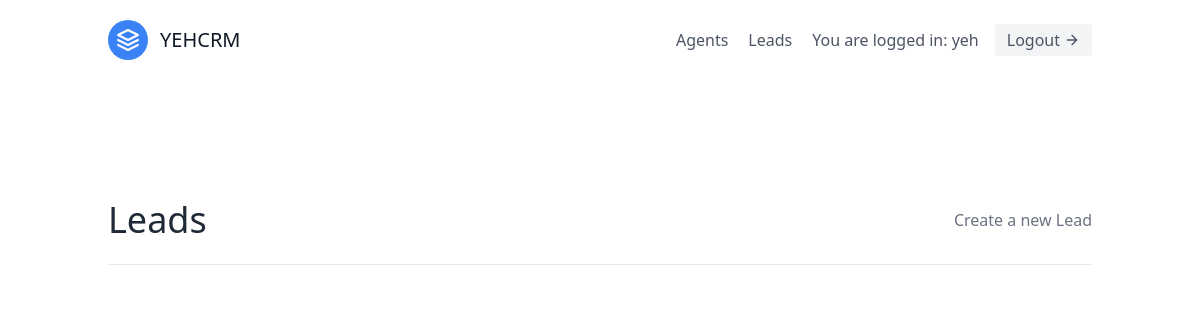
/leads/ (signed in), run on an earlier commit of the app's database.
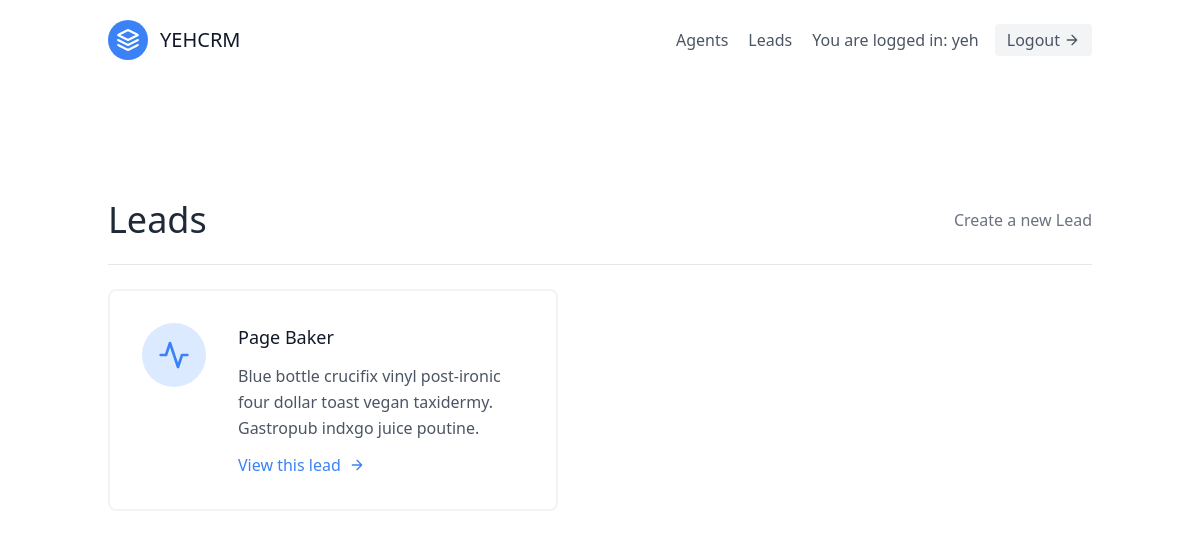
And on a later commit of the database.
### leads/models.py (models this page shows, shortened)
class Lead(models.Model):
    first_name = models.CharField(max_length=20)
    last_name = models.CharField(max_length=20)
    age = models.IntegerField(default=0)
    organization = models.ForeignKey(UserProfile,on_delete=models.CASCADE)
    agent = models.ForeignKey("Agent",null=True,blank=True,on_delete = models.SET_NULL)

### leads/views.py (the view)
# urls.py: path('',LeadListView.as_view(),name='lead-list'),
class LeadListView(LoginRequiredMixin,ListView):
    template_name = "leads/lead_list.html"
    context_object_name = "leads"
    def get_queryset(self):
        user = self.request.user
        if user.is_organizor:
            queryset = Lead.objects.filter(organization = user.userprofile)
        else:
            queryset = Lead.objects.filter(organization = user.agent.organization)
            queryset = queryset.filter(agent__user = user)
        return queryset

### leads/templates/leads/lead_list.html (shortened to what this page needs)
{% extends "base.html" %}
{% block content %}
<section class="text-gray-600 body-font">
  <div class="container px-5 py-24 mx-auto flex flex-wrap">
    <div class="w-full mb-6 py-6 flex justify-between items-center border-b border-gray-200">
        <div>
            <h1 class="text-4xl text-gray-800">Leads</h1>
        </div>
        <div>
            {% if request.user.is_organizor %}
                <a class="text-gray-500 hover:text-blue-500" href="{% url 'leads:lead-create' %}">Create a new Lead</a>
            {% endif %}
        </div>
    </div>
    <div class="flex flex-wrap -m-4">
        {% for lead in leads %}
        <div class="p-4 lg:w-1/2 md:w-full">
            <div class="flex border-2 rounded-lg border-gray-200 border-opacity-50 p-8 sm:flex-row flex-col">
            <div class="w-16 h-16 sm:mr-8 sm:mb-0 mb-4 inline-flex items-center justify-center rounded-full bg-blue-100 text-blue-500 flex-shrink-0">
                <svg fill="none" stroke="currentColor" stroke-linecap="round" stroke-linejoin="round" stroke-width="2" class="w-8 h-8" viewBox="0 0 24 24">
                <path d="M22 12h-4l-3 9L9 3l-3 9H2"></path>
                </svg>
            </div>
            <div class="flex-grow">
                <h2 class="text-gray-900 text-lg title-font font-medium mb-3">
                    {{ lead.first_name }} {{lead.last_name}}
                </h2>
                <p class="leading-relaxed text-base">
                    Blue bottle crucifix vinyl post-ironic four dollar toast vegan taxidermy. Gastropub indxgo juice poutine.
                </p>
                <a class="mt-3 text-blue-500 inline-flex items-center" href="{% url 'leads:lead-detail' lead.pk %}">
                    View this lead
                    <svg fill="none" stroke="currentColor" stroke-linecap="round" stroke-linejoin="round" stroke-width="2" class="w-4 h-4 ml-2" viewBox="0 0 24 24">
                        <path d="M5 12h14M12 5l7 7-7 7"></path>
                    </svg>
                </a>
            </div>
            </div>
        </div>
        {% endfor %}
    </div>
  </div>
</section>
{% endblock content %}

What changed in the data, as far as the page shows it:
added Lead: first_name "Page", last_name "Baker"
